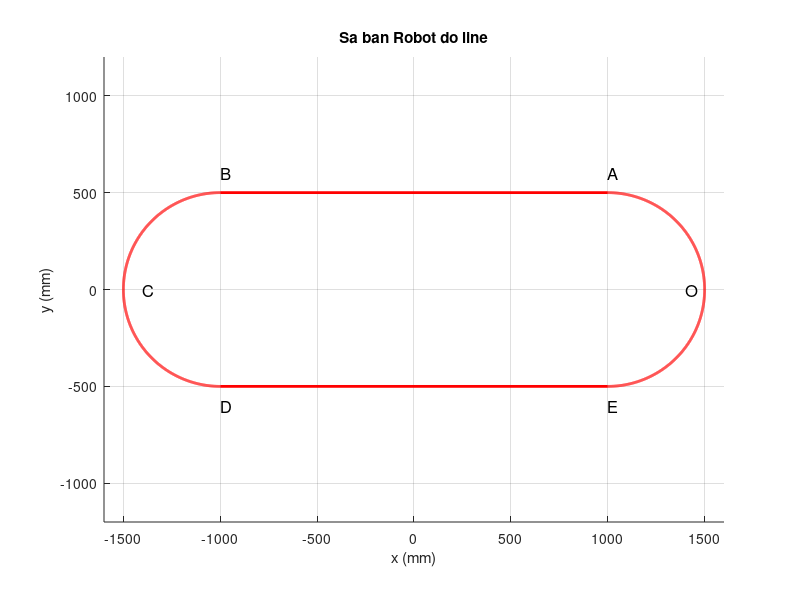

MATLAB code for this plot:
close all
clc
hold on
axis equal
grid on
title('Sa ban Robot do line')
xlabel('x (mm)')
ylabel('y (mm)')
PHI_AB=linspace(0,90,1000);
X1=1000+500*cosd(PHI_AB);
Y1=500*sind(PHI_AB);
p1 = plot(X1,Y1,'r');
set(p1,'LineWidth',2)
X2=linspace(-1000,1000,2);
Y2=500+0*X2;
p2 = plot(X2,Y2,'r');
set(p2,'LineWidth',2)
PHI_CD=linspace(0,90,1000);
X3=-1000-500*cosd(PHI_CD);
Y3=500*sind(PHI_CD);
p3 = plot(X3,Y3,'r');
set(p3,'LineWidth',2)
PHI_DE=linspace(0,90,1000);
X4=-1000-500*cosd(PHI_DE);
Y4=-500*sind(PHI_DE);
p4 = plot(X4,Y4,'r');
set(p4,'LineWidth',2);
X5=linspace(-1000,1000,2);
Y5=-500+0*X2;
p5 = plot(X5,Y5,'r');
set(p5,'LineWidth',2);
PHI_FA=linspace(0,90,1000);
X6=1000+500*cosd(PHI_FA);
Y6=-500*sind(PHI_FA);
p6 = plot(X6,Y6,'r');
set(p6,'LineWidth',2);
text(1400,0,'O','FontSize',12);
text(1000,600,'A','FontSize',12);
text(-1000,600,'B','FontSize',12);
text(-1400,0,'C','FontSize',12);
text(-1000,-600,'D','FontSize',12);
text(1000,-600,'E','FontSize',12);
axis([-1600 1600 -1200 1200]);